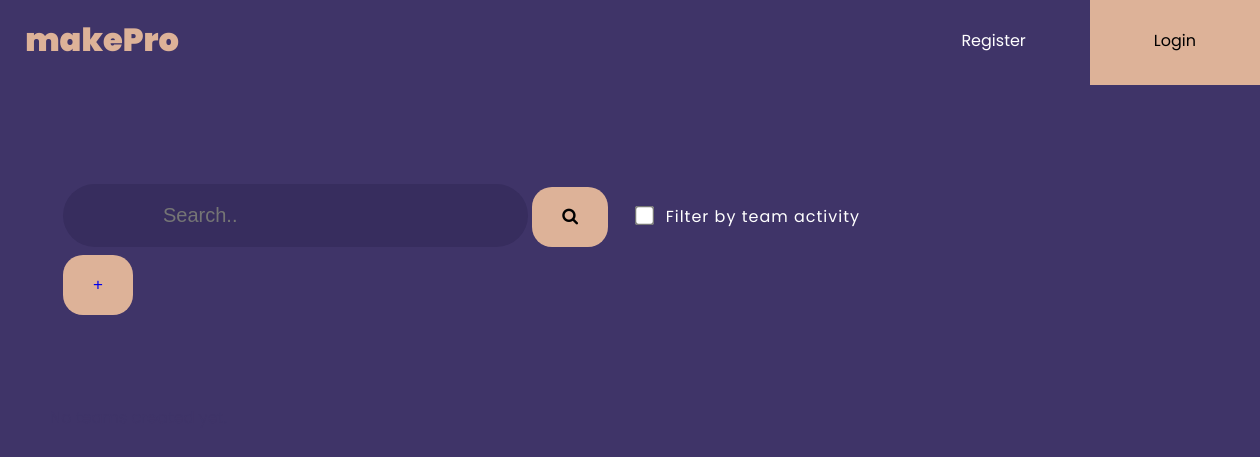
The app's page /teams/teammanage/, older data.
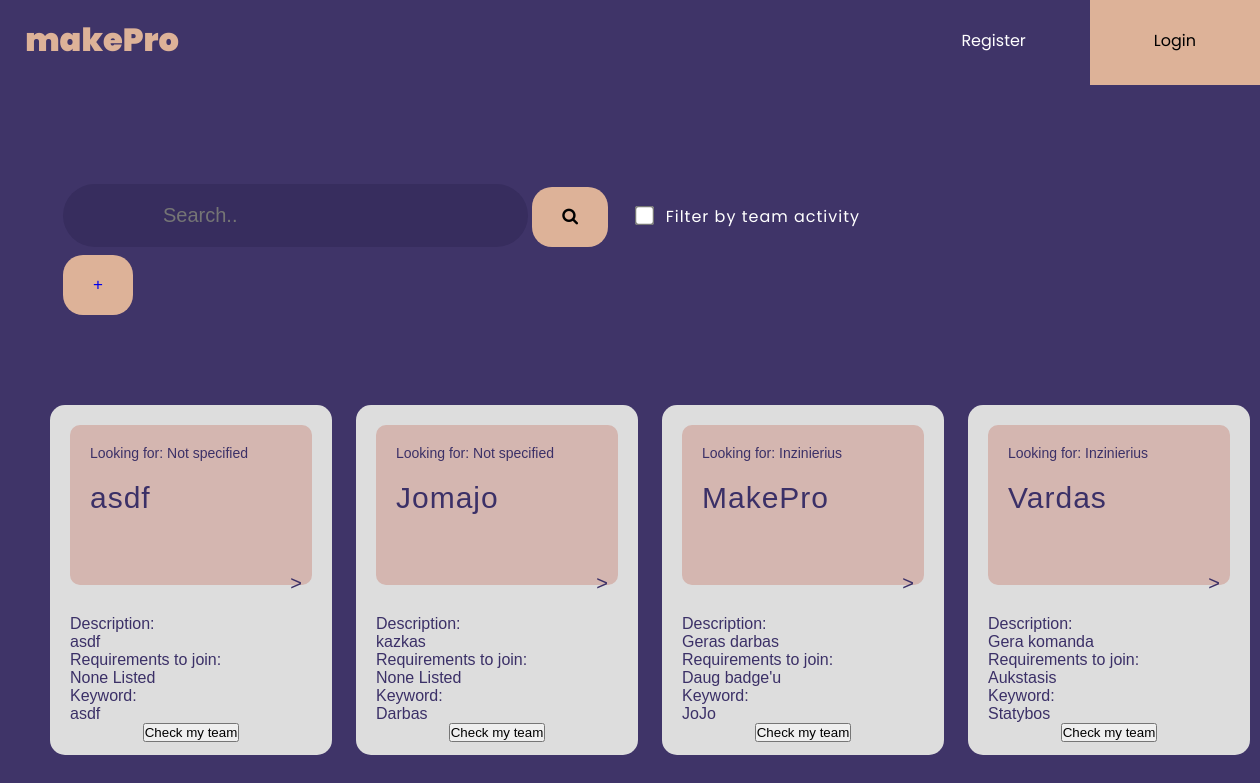
The same page, newer data.
### teams/models.py (models this page shows, shortened)
class Team(models.Model):
    name = models.CharField(max_length=100, unique=True)  # Team name
    description = models.TextField()  # Team description
    keyword = models.CharField(max_length=50, unique=True)  # Keyword for team identification
    looking_for = models.CharField(max_length=100, blank=True)  # What kind of person the team is looking for
    requirements = models.TextField(blank=True)  # Requirements to join the team

### teams/views.py (the view)
# urls.py: path("teammanage/", views.teammanage, name='teammanage'),
def teammanage(request):
    teams = Team.objects.all()  # Get all teams from the database
    return render(request, 'teammanage.html', {'teams': teams})

### teams/templates/teammanage.html (shortened to what this page needs)
{% load static %}
<!DOCTYPE html>
<html lang="en">
<head>
    <link rel="stylesheet" href="{% static 'css/global.css' %}">
    <link rel="stylesheet" href="{% static 'css/teams.css' %}">
    <link rel="stylesheet" href="https://cdnjs.cloudflare.com/ajax/libs/font-awesome/4.7.0/css/font-awesome.min.css">
    <link rel="stylesheet" href="{% static 'css/view.css' %}">
</head>
<body>
    {% include 'include/navbar.html' %}
    <main>
        <div class="search-container">
            <form onsubmit="performSearch(event)" autocomplete="off">
                <input type="text" placeholder="Search.." name="search">
                <button type="submit"><i class="fa fa-search"></i></button>
                <input type="checkbox" name="filter">
                <label for="filter" class="filter">Filter by team activity</label>
            </form>
            <button><a href="{% url 'teams:create-team' %}" class="btn">+</a></button>
        </div>
        <section class="postsearch hidden">
        </section>
        <section class="teamview">
            <div class="carousel">
                {% for team in teams %}
                    <div class="card">
                        <div class="card-header">
                            <p>Looking for: {{ team.looking_for|default:"Not specified" }}</p>
                            <p class="title"><span>{{ team.name }}</span></p>
                        </div>
                        <div class="card-content">
                            <div class="arrow">&gt;</div>
                        </div>
                        <div class="card-footer">
                            <div class="description">
                                <p>Description:</p>
                                <p>{{ team.description }}</p>
                            </div>
                            <div class="requirements">
                                <p>Requirements to join:</p>
                                <p>{{ team.requirements|default:"None Listed" }}</p>
                            </div>
                            <div class="tags">
                                <p>Keyword:</p>
                                <p>{{ team.keyword }}</p>
                            </div>
                            <div class="button-wrapper">
                                <button>Check my team</button>
                            </div>
                        </div>
                    </div>
                {% empty %}
                    <p>No teams created yet.</p>
                {% endfor %}
            </div>
        </section>
    </main>
</body>
</html>

### frontend/templates/include/navbar.html
<nav>
    {% if user.is_authenticated %}
    <div><a href="{% url 'frontend:index' %}">makePro</a></div>
    <ul>
        <li class='logout'>
            <form action="{% url 'user:logout' %}" method="post">
              {% csrf_token %}
              <button>Logout</button>
            </form>
        </li>
        <li><a href="{% url 'user:profile' %}">Profile</a></li>
        <li><a href="{% url 'teams:teamsearch' %}">Search for team</a></li>
        <li><a href="{% url 'teams:teammanage' %}">Manage teams</a></li>
    </ul>
    {% else %}
    <div><a href="{% url 'frontend:index' %}">makePro</a></div>
    <ul>
        <li class="login"><a href="{% url 'user:login' %}">Login</a></li>
        <li><a href="{% url 'user:register' %}">Register</a></li>
    </ul>
    {% endif %}
</nav>

### frontend/static/css/global.css (style rules this page uses)
* { margin: 0; padding: 0; box-sizing: border-box; }
a { text-decoration: none; }
body { background-color: #3F3468; font-family: 'Poppins', sans-serif; }
nav { display: flex; align-items: center; justify-content: space-between; width: 100%; height: 5rem; }
nav div { margin-left: 2%; }
nav div a { color: #DDB298; font-weight: 1000; font-size: 2rem; }
nav li { display: block; float: right; padding: 2rem 4rem; }
nav li a { color: white; }
.login { background-color: #DDB298; }
.login a { color: black; }
main { margin-top: 6rem; }
.hidden { display: none; }

### frontend/static/css/teams.css (style rules this page uses)
.search-container { float: left; padding-left: 5%; width: 100%; }
input[type=text] { padding: 20px 100px; margin-top: 8px; font-size: 20px; border: none; border-radius: 59px; background-color: #372D5E; color: white; }
.search-container button { padding: 20px 30px; margin-top: 8px; margin-right: 16px; background: #DDB298; font-size: 17px; border-radius: 20px; border: none; cursor: pointer; }
input[type=checkbox] { transform: scale(1.5); margin: 10px; }
.filter { color: white; letter-spacing: 1px; }
.carousel { display: flex; justify-content: center; align-items: flex-start; gap: 2%; max-height: 100%; }
.card { width: 300px; height: 350px; padding: 20px; background-color: #ddd; border-radius: 15px; position: relative; overflow: hidden; font-family: Arial, sans-serif; color: #3b3067; }
.card-header { background-color: #d4b6b0; padding: 20px; padding-bottom: 70px; border-radius: 10px; margin-bottom: 20px; max-height: 230px; }
.card-header p { font-size: 14px; color: #3b3067; margin: 0; }
.title { padding-top: 10%; }
.title span { font-size: 30px; letter-spacing: 1px; display: -webkit-box; -webkit-box-orient: vertical; overflow: hidden; text-overflow: ellipsis; -webkit-line-clamp: 3; max-width: 100%; }
.card-content { position: relative; }
.arrow { font-size: 20px; color: #3b3067; position: absolute; right: 10px; bottom: 10px; }
.postsearch { display: flex; justify-content: center; width: 100%; padding: 20px 0; height: auto; }

### frontend/static/css/view.css (style rules this page uses)
.teamview { display: flex; padding: 50px; color: #3F3468; }
.button-wrapper { display: flex; justify-content: center; }

Row changes from the older to the newer data that the page shows:
added Team: looking_for "Not specified", name "asdf", description "asdf", requirements "None Listed", keyword "asdf"
added Team: looking_for "Not specified", name "Jomajo", description "kazkas", requirements "None Listed", keyword "Darbas"
added Team: looking_for "Inzinierius", name "MakePro", description "Geras darbas", requirements "Daug badge'u", keyword "JoJo"
added Team: looking_for "Inzinierius", name "Vardas", description "Gera komanda", requirements "Aukstasis", keyword "Statybos"
